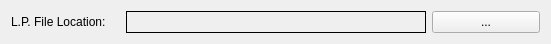
       <widget class="QWidget" name="layoutWidget">
        <property name="geometry">
         <rect>
          <x>30</x>
          <y>530</y>
          <width>551</width>
          <height>30</height>
         </rect>
        </property>
        <property name="sizePolicy">
         <sizepolicy hsizetype="MinimumExpanding" vsizetype="MinimumExpanding">
          <horstretch>0</horstretch>
          <verstretch>0</verstretch>
         </sizepolicy>
        </property>
        <layout class="QHBoxLayout" name="horizontalLayout_6">
         <item>
          <widget class="QLabel" name="label_26">
           <property name="sizePolicy">
            <sizepolicy hsizetype="MinimumExpanding" vsizetype="MinimumExpanding">
             <horstretch>0</horstretch>
             <verstretch>0</verstretch>
            </sizepolicy>
           </property>
           <property name="text">
            <string>L.P. File Location:</string>
           </property>
          </widget>
         </item>
         <item>
          <widget class="QLabel" name="temp">
           <property name="enabled">
            <bool>true</bool>
           </property>
           <property name="sizePolicy">
            <sizepolicy hsizetype="MinimumExpanding" vsizetype="MinimumExpanding">
             <horstretch>0</horstretch>
             <verstretch>0</verstretch>
            </sizepolicy>
           </property>
           <property name="minimumSize">
            <size>
             <width>300</width>
             <height>0</height>
            </size>
           </property>
           <property name="palette">
            <palette>
             <active>
              <colorrole role="WindowText">
               <brush brushstyle="SolidPattern">
                <color alpha="255">
                 <red>0</red>
                 <green>0</green>
                 <blue>0</blue>
                </color>
               </brush>
              </colorrole>
              <colorrole role="Text">
               <brush brushstyle="SolidPattern">
                <color alpha="255">
                 <red>0</red>
                 <green>0</green>
                 <blue>0</blue>
                </color>
               </brush>
              </colorrole>
              <colorrole role="PlaceholderText">
               <brush brushstyle="SolidPattern">
                <color alpha="128">
                 <red>0</red>
                 <green>0</green>
                 <blue>0</blue>
                </color>
               </brush>
              </colorrole>
             </active>
             <inactive>
              <colorrole role="WindowText">
               <brush brushstyle="SolidPattern">
                <color alpha="255">
                 <red>0</red>
                 <green>0</green>
                 <blue>0</blue>
                </color>
               </brush>
              </colorrole>
              <colorrole role="Text">
               <brush brushstyle="SolidPattern">
                <color alpha="255">
                 <red>0</red>
                 <green>0</green>
                 <blue>0</blue>
                </color>
               </brush>
              </colorrole>
              <colorrole role="PlaceholderText">
               <brush brushstyle="SolidPattern">
                <color alpha="128">
                 <red>0</red>
                 <green>0</green>
                 <blue>0</blue>
                </color>
               </brush>
              </colorrole>
             </inactive>
             <disabled>
              <colorrole role="WindowText">
               <brush brushstyle="SolidPattern">
                <color alpha="127">
                 <red>255</red>
                 <green>255</green>
                 <blue>255</blue>
                </color>
               </brush>
              </colorrole>
              <colorrole role="Text">
               <brush brushstyle="SolidPattern">
                <color alpha="127">
                 <red>255</red>
                 <green>255</green>
                 <blue>255</blue>
                </color>
               </brush>
              </colorrole>
              <colorrole role="PlaceholderText">
               <brush brushstyle="SolidPattern">
                <color alpha="128">
                 <red>231</red>
                 <green>231</green>
                 <blue>231</blue>
                </color>
               </brush>
              </colorrole>
             </disabled>
            </palette>
           </property>
           <property name="frameShape">
            <enum>QFrame::Box</enum>
           </property>
           <property name="frameShadow">
            <enum>QFrame::Plain</enum>
           </property>
           <property name="lineWidth">
            <number>1</number>
           </property>
           <property name="text">
            <string/>
           </property>
           <property name="scaledContents">
            <bool>false</bool>
           </property>
           <property name="wordWrap">
            <bool>false</bool>
           </property>
           <property name="textInteractionFlags">
            <set>Qt::LinksAccessibleByMouse|Qt::TextEditable|Qt::TextEditorInteraction|Qt::TextSelectableByKeyboard|Qt::TextSelectableByMouse</set>
           </property>
          </widget>
         </item>
         <item>
          <widget class="QPushButton" name="lp_Location">
           <property name="sizePolicy">
            <sizepolicy hsizetype="MinimumExpanding" vsizetype="MinimumExpanding">
             <horstretch>0</horstretch>
             <verstretch>0</verstretch>
            </sizepolicy>
           </property>
           <property name="text">
            <string>...</string>
           </property>
          </widget>
         </item>
        </layout>
       </widget>
